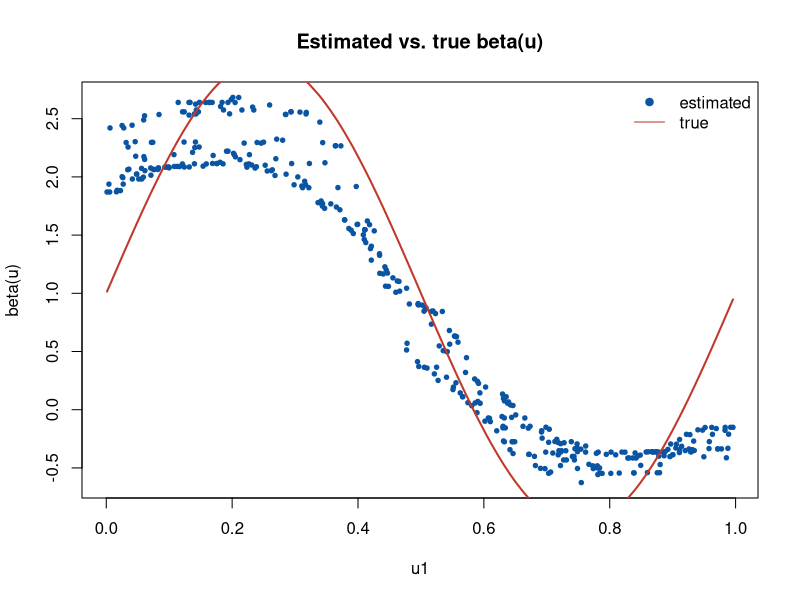

Here is the R script that generated this plot:
## ---- chunk 1
rho <- function(u, tau) u * (tau - (u < 0))
set.seed(2026)
n <- 400
u <- cbind(runif(n), runif(n))          # 空间位置
x <- rnorm(n); z <- rnorm(n)            # 局部与全局协变量
b_true <- 1 + 2 * sin(2 * pi * u[, 1])  # 空间变系数
g_true <- 1.5
tau <- 0.5
y <- b_true * x + g_true * z + rnorm(n, sd = 0.4)

h <- 0.25
wfun <- function(u0) exp(-rowSums(sweep(u, 2, u0)^2) / h^2)

plgwqr_fit <- function(y, x, z, u, h, tau, itermax = 5) {
  n <- length(y)
  gamma <- coef(lm(y ~ z))[2]           # 初值：全局最小二乘
  for (iter in 1:itermax) {
    beta_hat <- sapply(1:n, function(i) {       # ① 逐点局部加权分位回归
      w <- wfun(u[i, ])
      obj <- function(par) sum(w * rho(y - par[1] - par[2] * x - gamma * z, tau))
      optim(c(quantile(y - gamma * z, tau), 0), obj, method = "BFGS")$par
    })
    objg <- function(g)                  # ② 残差的全局分位回归
      sum(rho(y - beta_hat[1, ] - beta_hat[2, ] * x - g * z, tau))
    gamma_new <- optimize(objg, c(-5, 5))$minimum
    if (abs(gamma_new - gamma) < 1e-6) { gamma <- gamma_new; break }
    gamma <- gamma_new
  }
  list(gamma = gamma, beta_hat = beta_hat)
}
fit <- plgwqr_fit(y, x, z, u, h, tau)
b_rmse <- sqrt(mean((fit$beta_hat[2, ] - b_true)^2))
c_rmse <- sqrt(mean((mean(b_true) - b_true)^2))
cat("gamma hat:", round(fit$gamma, 3), " (true", g_true, ")\n")
cat("beta(u) RMSE:", round(b_rmse, 3),
    " | constant-fit RMSE:", round(c_rmse, 3), "\n")
## ---- chunk 2
o <- order(u[, 1])
plot(u[o, 1], fit$beta_hat[2, o], pch = 19, cex = 0.6, col = "#0955a4",
     xlab = "u1", ylab = "beta(u)", main = "Estimated vs. true beta(u)")
lines(u[o, 1], b_true[o], lwd = 2, col = "#c0392b")
legend("topright", c("estimated", "true"), pch = c(19, NA), lty = c(NA, 1),
       col = c("#0955a4", "#c0392b"), bty = "n")
